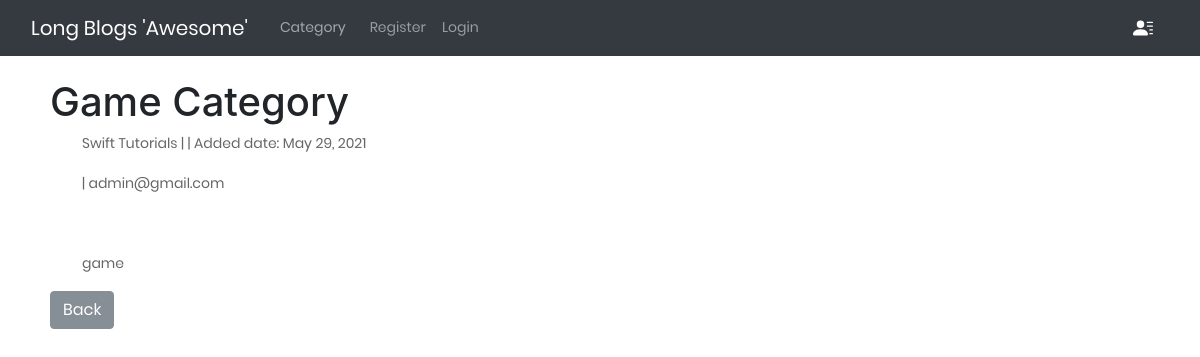
Screenshot of /categories/game/ with the database file from the repository.
### theblog/models.py (models this page shows, shortened)
class Post(models.Model):
    title = models.CharField(max_length=255)
    header_image = models.ImageField(null=True, blank=True, upload_to="images/")
    title_tag = models.CharField(max_length=255, default='Long Kun Blogs')
    author = models.ForeignKey(User, on_delete=models.CASCADE)
    category = models.CharField(max_length=255, default='coding')
    snippet = models.CharField(max_length=255)
    body = RichTextField(blank=True, null=True)
    post_date = models.DateField(auto_now_add=datetime.now)
    likes = models.ManyToManyField(User, related_name='blog_posts')

### theblog/views.py (the view)
# urls.py: path('categories/<str:cats>/', views.CategoryView, name='category'),
def CategoryView(request, cats):
    category_list = Post.objects.filter(category=cats.replace('-', ' '))
    return render(request, 'theblog/category.html', {'cats':cats.title().replace('-', ' '), 'category_list':category_list})

### theblog/templates/theblog/category.html (shortened to what this page needs)
{% extends 'theblog/base.html' %}
{% block content %}
    {% if category_list %}
        <h1>{{cats}} Category</h1>
        <ul>
            {% for post in category_list %}
            <li>
                <a href="{% url 'article-detail' post.pk %}">
                    <p>{{post.title}} | {{post.author.first_name}} | Added date: {{post.post_date}}</p>
                </a>
                <p>{{post.author.last_name}} | {{post.author.email}}
                </p>
                <br>
                <p>{{post.body|slice:":200"|safe}}</p>
            </li>
            {% endfor %}
        </ul>
        <a href="{% url 'home' %}" class="btn btn-secondary">Back</a>
    {% else %}
        <h1>Sorry this page does not exist...</h1>
        <a href="{% url 'home' %}" class="btn btn-secondary">Back</a>
    {% endif %}
{% endblock content %}

### static/theblog/css/user_profile.css (style rules this page uses)
body { background-color: #f9f9fa }

### static/theblog/css/main.css (style rules this page uses)
* { margin: 0px; padding: 0px; box-sizing: border-box; }
body, html { height: 100%; font-family: Poppins-Regular, sans-serif; }
a { font-family: Poppins-Regular; font-size: 14px; line-height: 1.7; color: #666666; margin: 0px; transition: all 0.4s; -webkit-transition: all 0.4s; -o-transition: all 0.4s; -moz-transition: all 0.4s; }
h1,h2,h3,h4,h5,h6 { margin: 0px; }
p { font-family: Poppins-Regular; font-size: 14px; line-height: 1.7; color: #666666; margin: 0px; }
ul, li { margin: 0px; list-style-type: none; }

### rows the page displays
Post: title "Swift Tutorials", post_date "May 29, 2021", author.email "admin@gmail.com", body "game"

### other values shown
{{ cats }} "Game"
